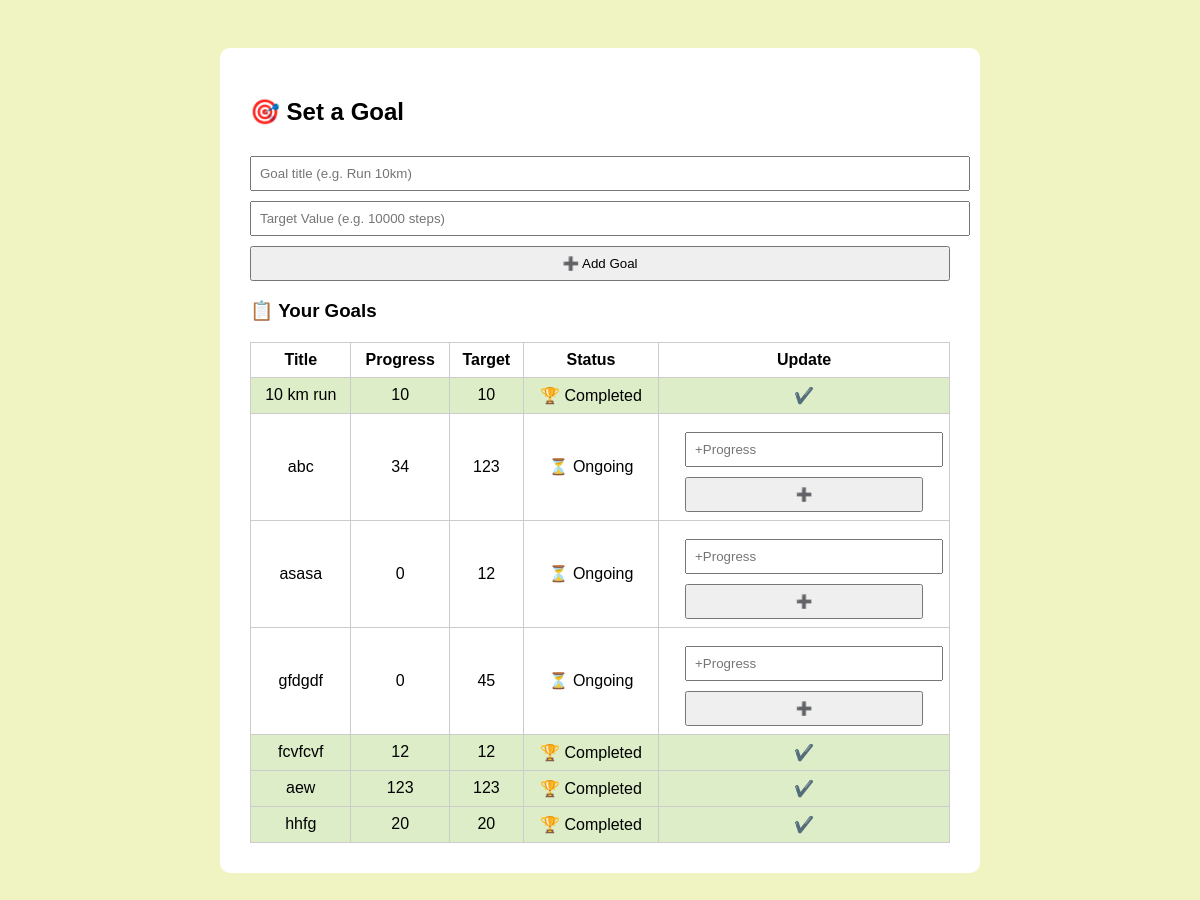
/public/goals.php (signed in), run on the app's committed database.
### tables this page shows
CREATE TABLE `goals` (
  `id` int(11) NOT NULL,
  `user_id` int(11) NOT NULL,
  `title` varchar(255) NOT NULL,
  `description` text DEFAULT NULL,
  `target_value` int(11) NOT NULL,
  `current_value` int(11) DEFAULT 0,
  `unit` varchar(50) DEFAULT '',
  `status` enum('ongoing','completed') DEFAULT 'ongoing',
  `created_at` timestamp NOT NULL DEFAULT current_timestamp()
);

### app/controller/goals_controller.php (called while the page is built, shortened)
<?php
require_once '../config/config.php';
require_once '../app/model/goals_model.php';
$user_id = $_SESSION['user_id'] ?? null;
$goals = get_goals($pdo, $user_id);
require_once '../app/view/goals_view.php';

### public/goals.php (called while the page is built)
<?php
require_once '../app/controller/goals_controller.php';

### app/model/goals_model.php (called while the page is built, shortened)
<?php
function get_goals($pdo, $user_id) {
    $stmt = $pdo->prepare("SELECT * FROM goals WHERE user_id = ? ORDER BY id DESC");
    $stmt->execute([$user_id]);
    return $stmt->fetchAll(PDO::FETCH_ASSOC);
}

### app/view/goals_view.php (the view, shortened to what this page needs)
<!DOCTYPE html>
<html>
<head>
</head>
<body>
<div class="container">
  <h2>🎯 Set a Goal</h2>
  <form method="POST">
    <input type="text" name="title" placeholder="Goal title (e.g. Run 10km)" required>
    <input type="number" name="target" placeholder="Target Value (e.g. 10000 steps)" required min="1">
    <button type="submit">➕ Add Goal</button>
  </form>
  <h3>📋 Your Goals</h3>
  <table>
    <tr><th>Title</th><th>Progress</th><th>Target</th><th>Status</th><th>Update</th></tr>
    <?php foreach ($goals as $g): ?>
      <tr class="<?= $g['status'] === 'completed' ? 'completed' : '' ?>">
        <td><?= htmlspecialchars($g['title']) ?></td>
        <td><?= $g['current_value'] ?></td>
        <td><?= $g['target_value'] ?></td>
        <td><?= $g['status'] === 'completed' ? '🏆 Completed' : '⏳ Ongoing' ?></td>
        <td>
          <?php if ($g['status'] === 'ongoing'): ?>
            <form method="POST" class="inline">
              <input type="number" name="progress" placeholder="+Progress" required min="1">
              <button type="submit" name="update_progress">➕</button>
            </form>
          <?php else: ?>✔️<?php endif; ?>
        </td>
      </tr>
    <?php endforeach; ?>
  </table>
</div>
</body>
</html>

### app/view/goals_view.php (style rules this page uses)
body { font-family: Arial; background: #f0f4c3; padding: 40px; }
.container { max-width: 700px; margin: auto; background: white; padding: 30px; border-radius: 10px; }
input, button { padding: 8px; width: 100%; margin-top: 10px; }
table { width: 100%; margin-top: 20px; border-collapse: collapse; }
th, td { padding: 8px; border: 1px solid #ccc; text-align: center; }
form.inline { display: inline-block; }
.completed { background: #dcedc8; }

### data on the page
goals: title "10 km run", current_value "10", target_value "10", status "🏆 Completed"
goals: title "abc", current_value "34", target_value "123", status "⏳ Ongoing"
goals: title "asasa", current_value "0", target_value "12", status "⏳ Ongoing"
goals: title "gfdgdf", current_value "0", target_value "45", status "⏳ Ongoing"
goals: title "fcvfcvf", current_value "12", target_value "12", status "🏆 Completed"
goals: title "aew", current_value "123", target_value "123", status "🏆 Completed"
goals: title "hhfg", current_value "20", target_value "20", status "🏆 Completed"
